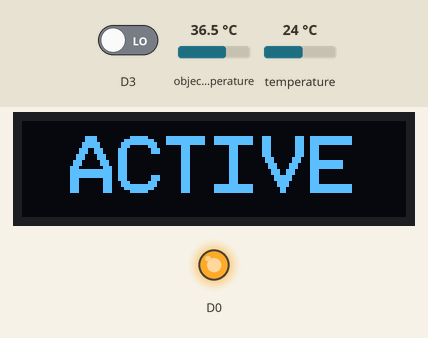
A sketch run on a simulated ESP8266 (NodeMCU). Shown: 128×32 one-colour display, output pins drawn as LEDs (lit = HIGH). The inputs (shaded band) are chosen by the test bench; at power-on: D3 LOW, temperature 24 °C, object temperature 36.5 °C. What the sketch prints to the serial monitor is not drawn.

Above: at 6.2 s.
6.3 s: D3 driven HIGH
At 6.7 s:
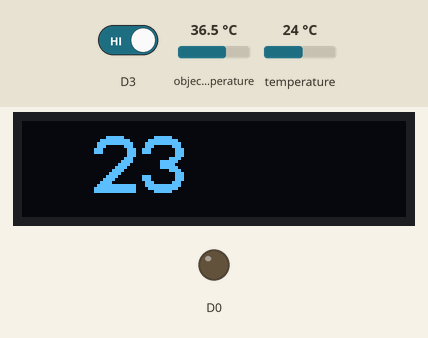
7.8 s: temperature set to 12 °C
At 8.8 s:
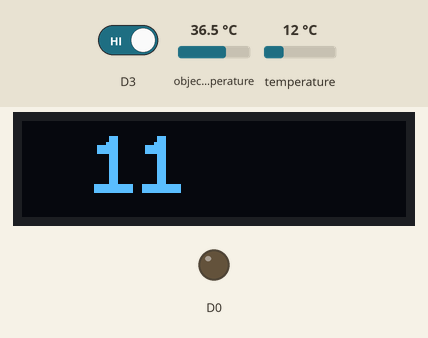
9.3 s: temperature set to 19 °C
At 9.8 s:
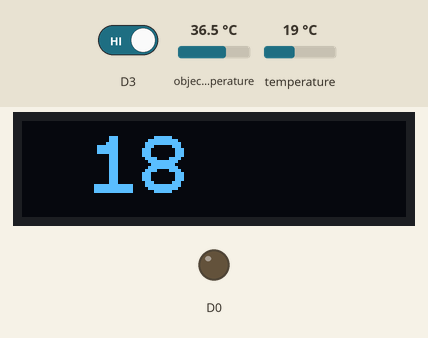
10.8 s: temperature set to 28 °C
At 11.9 s:
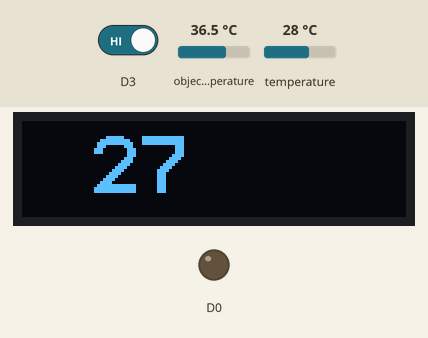
Timing chart, 0 to 13.3 s (numbered marks = the images above; inputs shaded):
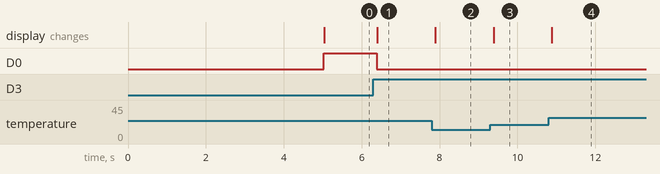

The sketch:

SanitizerDispenserUnit.ino
```cpp
#include <Wire.h>
#include <U8g2lib.h>
#include <Adafruit_MLX90614.h>

U8G2_SSD1306_128X32_UNIVISION_F_HW_I2C u8g2(U8G2_R0);
int ambientTemperature = 0;
int objectTemperature = 0;

Adafruit_MLX90614 mlx = Adafruit_MLX90614();

String d = "";
char  b[4];

void setup(){

  pinMode(D0, OUTPUT);
  pinMode(D3, INPUT);

  digitalWrite(D0, LOW);


  mlx.begin();
  delay(5000);

  u8g2.begin();
  u8g2.setFont(u8g2_font_profont29_mr);
  u8g2.clearBuffer();


  Serial.begin(115200);
}

void loop(){

   if(digitalRead(D3)){

      int a = (int) mlx.readAmbientTempC(); //analogRead(A0);
      d = String(a);
      d.toCharArray(b, 4);
      u8g2.drawStr(24, 24, b);

      ambientTemperature = (int) mlx.readAmbientTempC();
      objectTemperature = (int) mlx.readObjectTempC();

      Serial.println(ambientTemperature);
      Serial.println(objectTemperature);

      digitalWrite(D0, LOW);

   }else{
      u8g2.drawStr(16, 24, "ACTIVE");
      digitalWrite(D0, HIGH);
   }


   u8g2.sendBuffer();
   delay(100);
   u8g2.clearBuffer();
}
```

Measured:
- after the input at 6.3 s, D0: HIGH → LOW after 0.09 s; the display: changes after 0.10 s (image 1)
- after the input at 7.8 s, the display: changes after 0.09 s (image 2)
- after the input at 9.3 s, the display: changes after 0.09 s (image 3)
- after the input at 10.8 s, the display: changes after 0.08 s (image 4)
